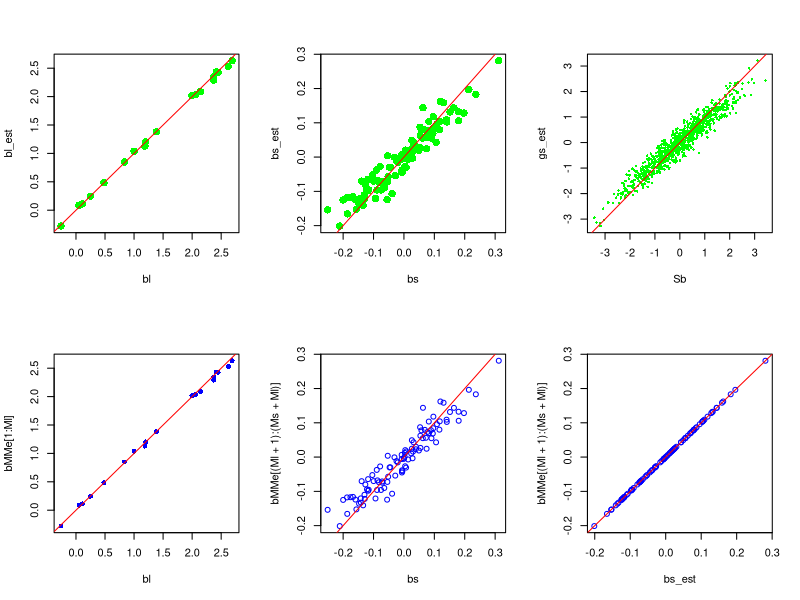

The R script that drew this image:
Ml=20
Ms=100
N=1000

Xl=apply(matrix(rbinom(Ml*N, 2, 0.5), N, Ml), 2, scale)
Gl=Xl%*%t(Xl)/Ml
Xs=apply(matrix(rbinom(Ms*N, 2, 0.5), N, Ms), 2, scale)
Gs=Xs%*%t(Xs)/Ms

hs=0.5
hsQ=hs/(2*0.5*0.5*Ms)
he=1
bl=rnorm(Ml, 1)
bs=rnorm(Ms, 0, sqrt(hs/(2*0.5*0.5*Ms)))

Fb=Xl%*%bl
Sb=Xs%*%bs
Ev=rnorm(N, 0, sqrt(he))
y=Fb+Sb+Ev

V=Gs*hs+diag(he, N, N)
V_Inv=solve(V)

layout(matrix(1:6, 2, 3, byrow = T))
bl_est=solve(t(Xl)%*%V_Inv%*%Xl)%*%t(Xl)%*%V_Inv%*%y
plot(bl, bl_est, pch=16, cex=1.5, col="green")
abline(a=0, b=1, col="red")
ypre=y-Xl%*%bl_est

bs_est=hs/Ms*t(Xs)%*%V_Inv%*%ypre
plot(bs, bs_est, pch=16, cex=1.5, col="green")
abline(a=0, b=1, col="red")

gs_est=hs/Ms*Xs%*%t(Xs)%*%V_Inv%*%ypre
plot(Sb, gs_est, pch=16, cex=0.5,col="green")
abline(a=0, b=1, col="red")

####MME
Ehe=var(Ev)
c11=t(Xl)%*%Xl
c12=t(Xl)%*%Xs
c21=t(c12)
c22_I=t(Xs)%*%Xs
c22=c22_I+solve(diag(1, Ms, Ms))*he/(hs/Ms)

Y1=t(Xl)%*%y
Y2=t(Xs)%*%y

M1=cbind(c11, c12)
M2=cbind(c21, c22)

MMe_mat=rbind(cbind(c11, c12), cbind(c21, c22))
MMe_y=rbind(Y1, Y2)
bMMe=solve(MMe_mat)%*%MMe_y

plot(bl, bMMe[1:Ml], pch=16, col="blue")
abline(a=0, b=1, col="red")
plot(bs, bMMe[(Ml+1):(Ms+Ml)], col="blue")
abline(a=0, b=1, col="red")
plot(bs_est, bMMe[(Ml+1):(Ms+Ml)], col="blue")
abline(a=0, b=1, col="red")
